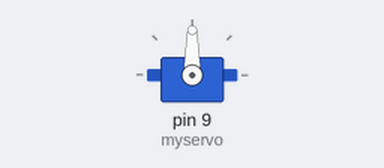
A sketch run on a simulated Arduino Uno, built with avr-gcc and run on an emulated ATmega328P. On the bench: servo.

Above: at 0.05 s.
At 5.2 s:
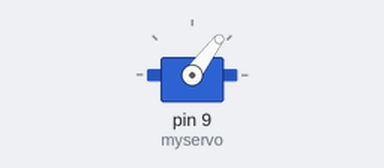
At 7.2 s:
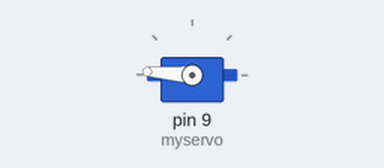
At 9.25 s:
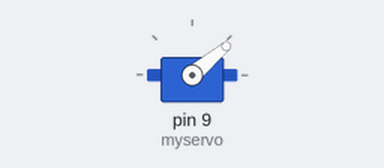
Timing chart, 0 to 12.0 s (numbered marks = the images above):
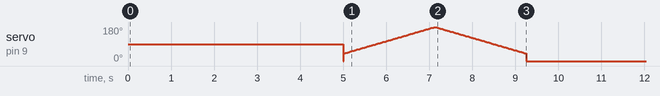

The sketch:

tajam_to_wall_nut_slider.ino
```cpp
#include <Servo.h>

Servo myservo;  // create servo object to control a servo
// twelve servo objects can be created on most boards

int pos = 0;    // variable to store the servo position

void setup() {
  myservo.attach(9);  // attaches the servo on pin 9 to the servo object
}

void loop() {
  delay(5000);
  for (pos = 0; pos <= 40; pos += 20) { // goes from 0 degrees to 180 degrees
    // in steps of 1 degree
    myservo.write(pos);              // tell servo to go to position in variable 'pos'
    delay(1);                       // waits 15ms for the servo to reach the position
  }
    for (pos = 40; pos <= 180; pos += 1) { // goes from 0 degrees to 180 degrees
    // in steps of 1 degree
    myservo.write(pos);              // tell servo to go to position in variable 'pos'
    delay(15);                       // waits 15ms for the servo to reach the position
  }

  for (pos = 180; pos >= 40; pos -= 1) { // goes from 180 degrees to 0 degrees Push
    myservo.write(pos);              // tell servo to go to position in variable 'pos'
    delay(15);                       // waits 15ms for the servo to reach the position
  }
  for (pos = 40; pos >= 0; pos -= 20) { // goes from 180 degrees to 0 degrees Push
  myservo.write(pos);              // tell servo to go to position in variable 'pos'
  delay(1);                       // waits 15ms for the servo to reach the position
  }
}
```
